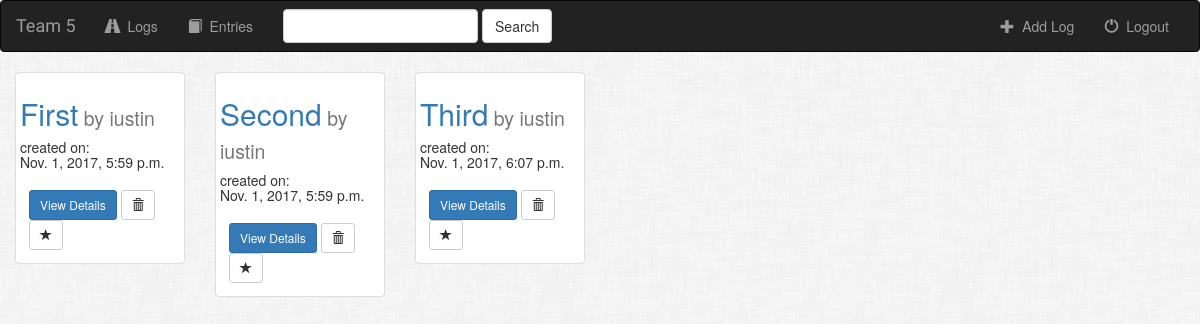
/text/home/, run on an earlier commit of the app's database.
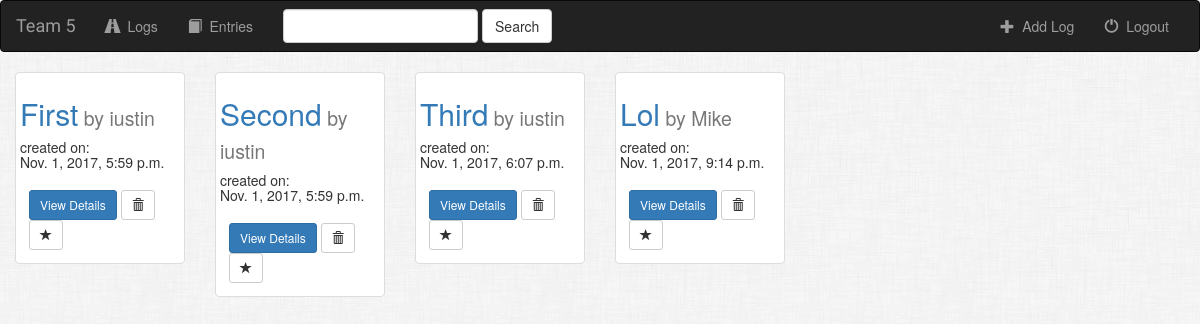
And on a later commit of the database.
### text/models.py (models this page shows, shortened)
class Log(models.Model):
    user = models.ForeignKey(User, default=1)
    title = models.CharField(max_length = 50)
    category = models.CharField(max_length = 50)
    date = models.DateTimeField()
    is_favorite = models.BooleanField(default=False)

### text/views.py (the view)
class IndexView(generic.ListView):
    template_name = 'text/index.html'
    context_object_name = 'all_logs'
    def get_queryset(self):
        return Log.objects.all()

### text/templates/text/index.html (shortened to what this page needs)
{% extends 'text/base.html' %}
{%block body%}
        {% for log in all_logs %}
        <div class="col-sm-4 col-lg-2">
                  <div class="thumbnail">
                      <h2><a href="{% url 'text:detail' log.id %}">
                          {{ log.title }}<small>  by {{log.user}}</small>
                      </a></h2>
                      <h5>created on: <br> {{log.date}}</h5>
                      <div class="caption">
                          <a href="{% url 'text:detail' log.id %}" class="btn btn-primary btn-sm" role="button">View Details</a>
                          <form action="{% url 'text:log-delete' log.id%}" method="post" style="display: inline;">
                              <button type="submit" class="btn btn-default btn-sm">
                                  <span class="glyphicon glyphicon-trash"></span>
                              </button>
                          </form>
                          <a href="#" class="btn btn-default btn-sm btn-favorite">
                              <span class="glyphicon glyphicon-star {% if log.is_favorite %}active{% endif %}"></span>
                          </a>
                      </div>
                  </div>
              </div>
        {% endfor %}
{%endblock%}

What changed in the data, as far as the page shows it:
added Log: title "Lol", user "Mike", date "Nov. 1, 2017, 9:14 p.m.", is_favorite False (drawn)
